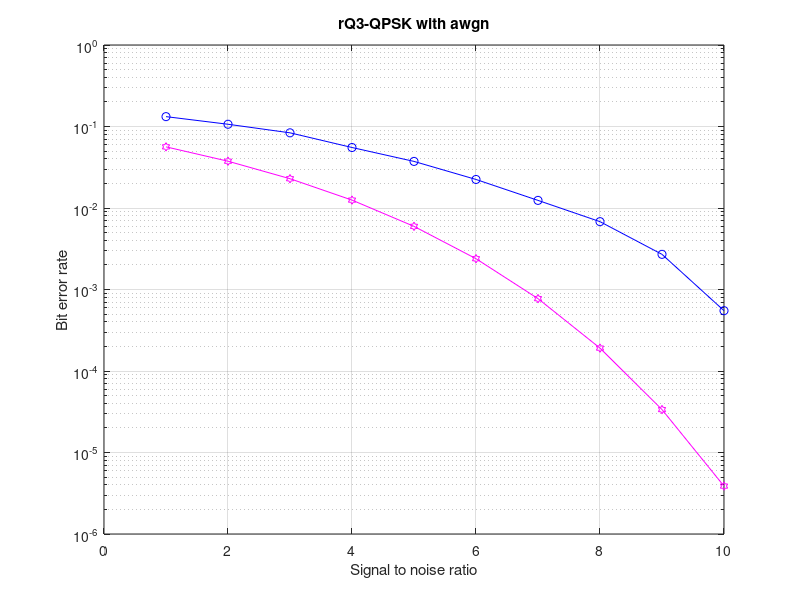

MATLAB code for this plot:
%--------Question 3 BER QPSK-------

l=10000;
snrdb=1:1:10;
snrlin=10.^(snrdb/10);
for snrdb=1:1:10
    si=2*(round(rand(1,l))-0.5);                      
    sq=2*(round(rand(1,l))-0.5);                                    
    s=si+j*sq;                               
    w=awgn(s,snrdb,'measured');
    r=w;                                           
    si_=sign(real(r));                                
    sq_=sign(imag(r));                               
    ber1=(l-sum(si==si_))/l;                          
    ber2=(l-sum(sq==sq_))/l;                          
    ber(snrdb)=mean([ber1 ber2]);                         
end
%semilogy(snrdb, ber,'o-')
snrdb=1:1:10;
snrlin=10.^(snrdb./10);
tber=0.5.*erfc(sqrt(snrlin));
semilogy(snrdb,ber,'-bo',snrdb,tber,'-mh')
title('rQ3-QPSK with awgn');
xlabel('Signal to noise ratio');
ylabel('Bit error rate');      
grid on;